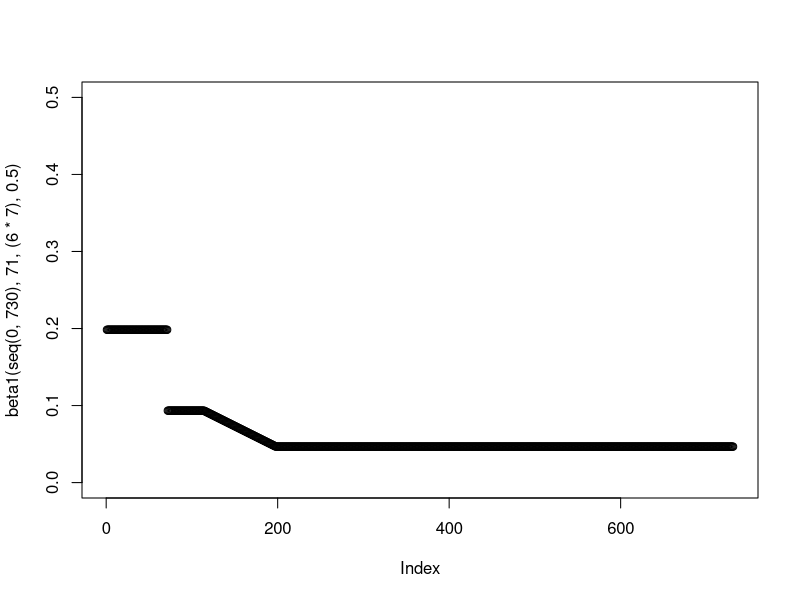
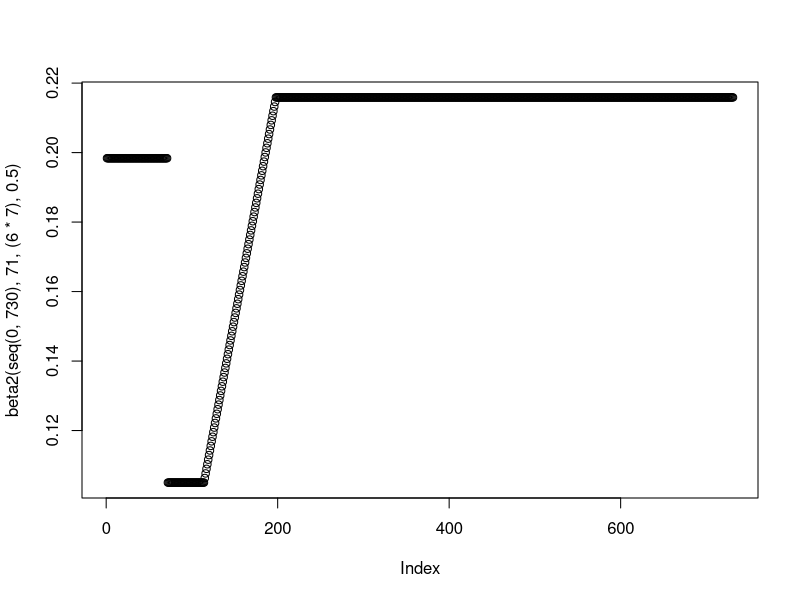
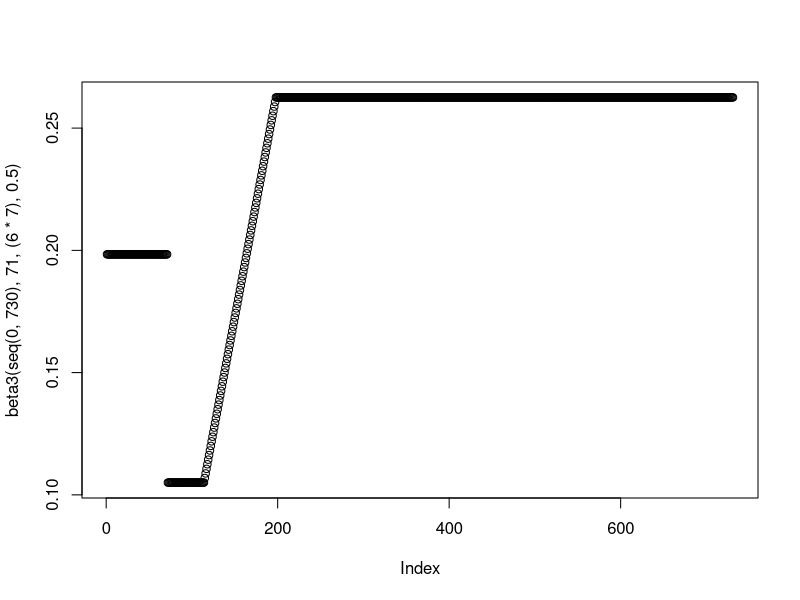
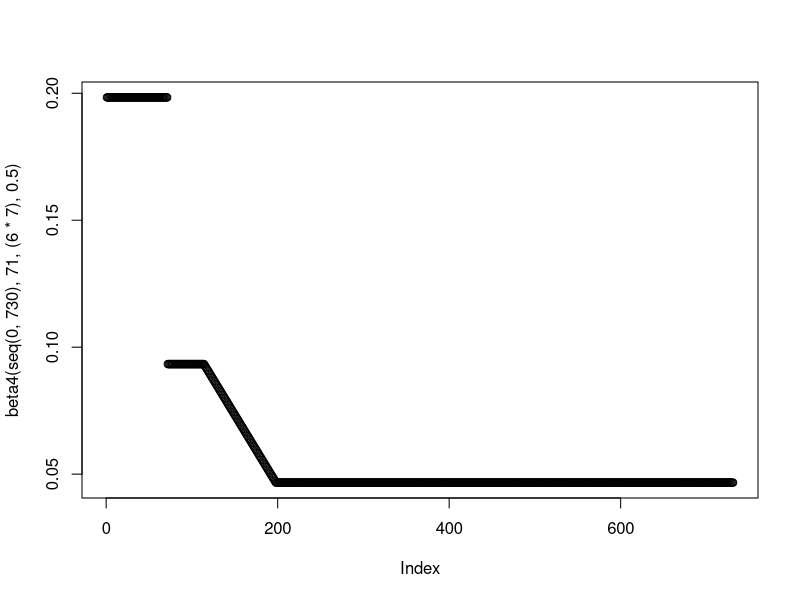

These figures' R source, in order: (Note: this script raises an error after producing the figures.)
setwd("C:/Users/amorg/Documents/PhD/nCoV Work/Figures/Enhanced Shielding/New") # This is where the plots Output
rm(list=ls())
library("deSolve"); library("ggplot2"); library("ggpubr"); library("dplyr"); library("Cairo")

#### Model Functions ####

#Function for the generation time/(1/gamma) parameter
GenTime <- function(T2, R0) {
  G = T2 * ((R0-1)/log(2))
  return(G)
}

#Function to model intervention - currently set at baseline - added additional functionality to it
beta1 <- function(time, tstart1, tdur, scaling) {
  gamma <- 1/(GenTime(3.3,2.8))
  beta1_2 <- 0.4*gamma
  betalin <- approxfun(x=c(tstart1+tdur, tstart1+tdur+(12*7)), y = c(0.8*(gamma), beta1_2), method="linear", rule  =2)
  ifelse((time >= tstart1 & time <= tstart1+tdur), #Phase 2
         0.8*(gamma),
         ifelse((time >= tstart1+tdur & time <= tstart1+tdur+(12*7)), #Phase 3
                betalin(time),
                ifelse((time >= tstart1+tdur+(12*7) & time <= 730),
                       beta1_2,
                       1.7*(gamma))))}

plot(beta1(seq(0,730), 71, (6*7), 0.5), ylim = c(0,0.5))

beta2 <- function(time, tstart1, tdur, scaling) {
  gamma <- 1/(GenTime(3.3,2.8))
  beta1_2 <- 1.85*gamma
  betalin <- approxfun(x=c(tstart1+tdur, tstart1+tdur+(12*7)), y = c(0.9*(gamma), beta1_2), method="linear", rule  =2)
  ifelse((time >= tstart1 & time <= tstart1+tdur), #Phase 2
         0.9*(gamma),
         ifelse((time >= tstart1+tdur & time <= tstart1+tdur+(12*7)), #Phase 3
                betalin(time),
                ifelse((time >= tstart1+tdur+(12*7) & time <= 730),
                       beta1_2,
                       1.7*(gamma))))}

plot(beta2(seq(0,730), 71, (6*7), 0.5))

beta3 <- function(time, tstart1, tdur, scaling) {
  gamma <- 1/(GenTime(3.3,2.8))
  beta1_2 <- 2.25*gamma
  betalin <- approxfun(x=c(tstart1+tdur, tstart1+tdur+(12*7)), y = c(0.9*(gamma), beta1_2), method="linear", rule  =2)
  ifelse((time >= tstart1 & time <= tstart1+tdur), #Phase 2
         0.9*(gamma),
         ifelse((time >= tstart1+tdur & time <= tstart1+tdur+(12*7)), #Phase 3
                betalin(time),
                ifelse((time >= tstart1+tdur+(12*7) & time <= 730),
                       beta1_2,
                       1.7*(gamma))))}

plot(beta3(seq(0,730), 71, (6*7), 0.5))


beta4 <- function(time,tstart1,tdur,scaling) {
  gamma <- 1/(GenTime(3.3,2.8))
  beta1_2 <- 0.4*gamma
  betalin <- approxfun(x=c(tstart1+tdur, tstart1+tdur+(12*7)), y = c(0.8*(gamma), beta1_2), method="linear", rule  =2)
  ifelse((time >= tstart1 & time <= tstart1+tdur), #Phase 2
         0.8*(gamma),
         ifelse((time >= tstart1+tdur & time <= tstart1+tdur+(12*7)), #Phase 3
                betalin(time),
                ifelse((time >= tstart1+tdur+(12*7) & time <= 730),
                       beta1_2,
                       1.7*(gamma))))}

plot(beta4(seq(0,730), 71, (6*7), 0.5))

#Function for Shielded/non-Shielded Pop
SIRS <- function(time, state, parameters) {
  with(as.list(c(state, parameters)), {
    beta1 <- beta1(time,tstart1,tdur,scaling)
    beta2 <- beta2(time,tstart1,tdur,scaling)
    beta3 <- beta3(time,tstart1,tdur,scaling)
    beta4 <- beta4(time,tstart1,tdur,scaling)
    
    dSv = - beta1*Iv*Sv - beta1*Is*Sv - beta4*Ir1*Sv - beta4*Ir2*Sv - beta4*Ir3*Sv + gamma*Iv
    dSs = - beta1*Iv*Ss - beta1*Is*Ss - beta2*Ir1*Ss - beta2*Ir2*Ss - beta2*Ir3*Ss + gamma*Is
    dSr1 = - beta4*Iv*Sr1 - beta2*Is*Sr1 - beta3*Ir1*Sr1 - beta3*Ir2*Sr1 - beta3*Ir3*Sr1 + gamma*Ir1
    dSr2 = - beta4*Iv*Sr2 - beta2*Is*Sr2 - beta3*Ir1*Sr2 - beta3*Ir2*Sr2 - beta3*Ir3*Sr2 + gamma*Ir2
    dSr3 = - beta4*Iv*Sr3 - beta2*Is*Sr3 - beta3*Ir1*Sr3 - beta3*Ir2*Sr3 - beta3*Ir3*Sr3 + gamma*Ir3
    
    dIv = beta1*Iv*Sv + beta1*Is*Sv + beta4*Ir1*Sv + beta4*Ir2*Sv + beta4*Ir3*Sv - gamma*Iv
    dIs = beta1*Iv*Ss + beta1*Is*Ss + beta2*Ir1*Ss + beta2*Ir2*Ss + beta2*Ir3*Ss - gamma*Is
    dIr1 = beta4*Iv*Sr1 + beta2*Is*Sr1 + beta3*Ir1*Sr1 + beta3*Ir2*Sr1 + beta3*Ir3*Sr1 - gamma*Ir1
    dIr2 = beta4*Iv*Sr2 + beta2*Is*Sr2 + beta3*Ir1*Sr2 + beta3*Ir2*Sr2 + beta3*Ir3*Sr2 - gamma*Ir2
    dIr3 = beta4*Iv*Sr3 + beta2*Is*Sr3 + beta3*Ir1*Sr3 + beta3*Ir2*Sr3 + beta3*Ir3*Sr3 - gamma*Ir3

    return(list(c(dSv, dSs, dSr1, dSr2, dSr3,
                  dIv, dIs, dIr1, dIr2, dIr3)))
  })
}

#### Testing the Model Structure + Obtaining Specific Information from Model Runs ####

#Initial Conditions and Times

init <- c(Sv = 0.2 - 0.0001*0.2, Ss = 0.2 - 0.0001*0.2, 
          Sr1 = 0.2 - 0.0001*0.2, Sr2 = 0.2 - 0.0001*0.2, Sr3 = 0.2 - 0.0001*0.2,
          Iv = 0.0001*0.2, Is = 0.0001*0.2, Ir1 = 0.0001*0.2, Ir2 = 0.0001*0.2, Ir3 = 0.0001*0.2)

times <- seq(0, 478, by = 1)

parms = c(gamma = 1/(GenTime(3.3,2.8)), 
          tstart1 = 71, 
          tdur = 6*7) #CAN VARY THIS - DEPENDING ON FACTOR EXPLORED

out1 <- data.frame(ode(y = init, func = SIRS, times = times, parms = parms))

out1$RemS <- out1$Sr1 + out1$Sr2 + out1$Sr3
out1$RemI <- out1$Ir1 + out1$Ir2 + out1$Ir3

out1$Sv <- out1$Sv/0.20; out1$Ss <- out1$Ss/0.20; out1$RemS <- out1$RemS/0.60
out1$Iv <- out1$Iv/0.20; out1$Is <- out1$Is/0.20; out1$RemI <- out1$RemI/0.60

out1$Beta1 <- beta1(times, 71, (6*7)) 
out1$Beta2 <- beta2(times, 71, (6*7)) 
out1$Beta3 <- beta3(times, 71, (6*7))

colnames(out1) <- c("Time", "Suscv", "Suscs", "Suscr1", "Suscr2","Suscr3", 
                    "Infected_Iv", "Infected_Is", "Infected_Ir1", "Infected_Ir2", "Infected_Ir3", 
                    "RemSusc", "RemInf",
                    "Beta_1/4", "Beta_2", "Beta_3")

statsinfecv <- melt(out1, id.vars = c("Time"), measure.vars = c("Infected_Iv", "Infected_Is", "RemInf"))
statsinfecv$variable <- factor(statsinfecv$variable, levels=rev(levels(statsinfecv$variable)))

statsbeta1 <- melt(out1, id.vars =  c("Time"), measure.vars = c("Beta_1/4", "Beta_2", "Beta_3"))

phase1 <- data.frame(xmin=0, xmax=71, ymin=-Inf, ymax=Inf, name = "P1")
phase2 <- data.frame(xmin=71, xmax=71+(6*7), ymin=-Inf, ymax=Inf, name = "P2")
phase3 <- data.frame(xmin=71+(6*7), xmax=71+(6*7)+(12*7), ymin=-Inf, ymax=Inf, name = "P3")
phase4 <- data.frame(xmin=71+(6*7)+(12*7), xmax=Inf, ymin=-Inf, ymax=Inf, name = "P4")

#### Aggregated Plots - Infecteds, Beta and R_e ####
pinf <- ggplot(data = statsinfecv, aes(x = (Time), y = value, col = variable))  + theme_bw() +
  labs(x ="Time (Days)", y = "Proportion Infected", color = "Population") + scale_y_continuous(limits = c(0,0.07), expand = c(0,0)) +
  theme(legend.position = "bottom", legend.title = element_blank(), legend.text=element_text(size=14),  axis.text=element_text(size=14),
        axis.title.y=element_text(size=14),axis.title.x = element_text(size=14), 
        legend.spacing.x = unit(0.3, 'cm'), plot.margin=unit(c(0.7,0.7,0.8,0.8),"cm")) + scale_x_continuous(expand = c(0, 0)) + 
  scale_color_manual(values=c('blue','darkgreen','red'), labels= c("General", "Shielders", "Vulnerable")) +
  geom_rect(data=phase2, aes(xmin=xmin, xmax=xmax, ymin=ymin, ymax=ymax), fill="grey", alpha=0.5, inherit.aes = FALSE) +
  geom_rect(data=phase3, aes(xmin=xmin, xmax=xmax, ymin=ymin, ymax=ymax), fill="grey", alpha=0.35, inherit.aes = FALSE) +
  geom_rect(data=phase4, aes(xmin=xmin, xmax=xmax, ymin=ymin, ymax=ymax), fill="grey", alpha=0.5, inherit.aes = FALSE) +
  geom_text(data = phase1, aes(x = xmin, y = 0.06, label = name),inherit.aes = FALSE, size = 8, vjust = 0, hjust = 0, nudge_x = 25) +
  geom_text(data = phase2, aes(x = xmin, y = 0.06, label = name),inherit.aes = FALSE, size = 8, vjust = 0, hjust = 0, nudge_x = 8) +
  geom_text(data = phase3, aes(x = xmin, y = 0.06, label = name),inherit.aes = FALSE, size = 8, vjust = 0, hjust = 0, nudge_x = 30) +
  geom_text(data = phase4, aes(x = xmin, y = 0.06, label = name),inherit.aes = FALSE, size = 8, vjust = 0, hjust = 0, nudge_x = 125) +
  geom_line(size = 1.02, stat = "identity")

pbeta <- ggplot(data = statsbeta1, aes(x = (Time), y = value, lty = variable)) + theme_bw() +
  labs(x ="Time (Days)", y = "Beta Value", lty = " ") + scale_y_continuous(limits = c(0,0.35),  expand = c(0,0)) +
  theme(legend.position = "bottom", legend.title = element_text(size=14), legend.text=element_text(size=14),  axis.text=element_text(size=14),
        axis.title.y=element_text(size=14),axis.title.x= element_text(size=14), 
        legend.spacing.x = unit(0.3, 'cm'), plot.margin=unit(c(0.7,0.7,0.8,0.8),"cm")) + scale_x_continuous(expand = c(0, 0))  + 
  scale_linetype_manual(values=c(1,2,4), labels= c("Beta 1 & 4", "Beta 2", "Beta 3")) +
  geom_rect(data=phase2, aes(xmin=xmin, xmax=xmax, ymin=ymin, ymax=ymax), fill="grey", alpha=0.5, inherit.aes = FALSE) +
  geom_rect(data=phase3, aes(xmin=xmin, xmax=xmax, ymin=ymin, ymax=ymax), fill="grey", alpha=0.35, inherit.aes = FALSE) +
  geom_rect(data=phase4, aes(xmin=xmin, xmax=xmax, ymin=ymin, ymax=ymax), fill="grey", alpha=0.5, inherit.aes = FALSE) +
  geom_text(data = phase1, aes(x = xmin, y = 0.27, label = name),inherit.aes = FALSE, size = 8, vjust = 0, hjust = 0, nudge_x = 25) +
  geom_text(data = phase2, aes(x = xmin, y = 0.27, label = name),inherit.aes = FALSE, size = 8, vjust = 0, hjust = 0, nudge_x = 8) +
  geom_text(data = phase3, aes(x = xmin, y = 0.27, label = name),inherit.aes = FALSE, size = 8, vjust = 0, hjust = 0, nudge_x = 30) +
  geom_text(data = phase4, aes(x = xmin, y = 0.27, label = name),inherit.aes = FALSE, size = 8, vjust = 0, hjust = 0, nudge_x = 125) +
  geom_line(size = 1.02, stat = "identity", col = "black")

plot <- ggarrange(pinf, NULL, pbeta, nrow = 3, ncol =1, align = "v", 
                  heights = c(0.9, -0.03, 0.4), labels = c("A","", "B",""), font.label = c(size = 20) )

#Anti-Aliasing in Plots - Can Ignore 
setwd("C:/Users/amorg/Documents/PhD/nCoV Work/Figures/Enhanced Shielding/New")
ggsave(plot, filename = "FigS2_SIS.png", dpi = 300, type = "cairo",
       width = 8.5, height = 11, units = "in")
